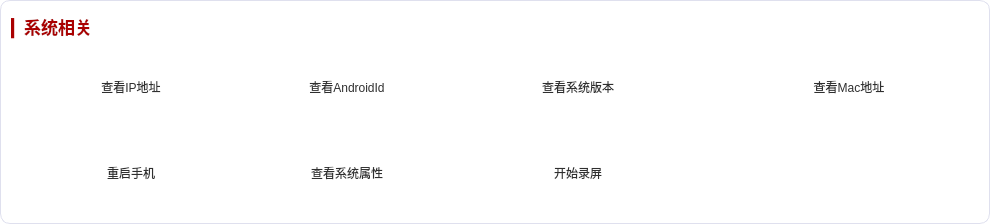
         <widget class="QWidget" name="widget_3" native="true">
          <property name="sizePolicy">
           <sizepolicy hsizetype="Expanding" vsizetype="Expanding">
            <horstretch>0</horstretch>
            <verstretch>0</verstretch>
           </sizepolicy>
          </property>
          <property name="minimumSize">
           <size>
            <width>0</width>
            <height>0</height>
           </size>
          </property>
          <property name="layoutDirection">
           <enum>Qt::LeftToRight</enum>
          </property>
          <property name="autoFillBackground">
           <bool>false</bool>
          </property>
          <property name="styleSheet">
           <string notr="true">QWidget{
	background-color:rgb(255, 255, 255);
	border-radius:10px;
	border: 1px solid rgb(223, 224, 238);
}</string>
          </property>
          <layout class="QGridLayout" name="gridLayout_4">
           <item row="3" column="1">
            <widget class="QToolButton" name="btn_get_android_id">
             <property name="sizePolicy">
              <sizepolicy hsizetype="Expanding" vsizetype="Fixed">
               <horstretch>0</horstretch>
               <verstretch>0</verstretch>
              </sizepolicy>
             </property>
             <property name="minimumSize">
              <size>
               <width>220</width>
               <height>80</height>
              </size>
             </property>
             <property name="styleSheet">
              <string notr="true">QToolButton{
	font: 12pt &quot;楷体&quot;;
	color:rgb(47, 47, 47);
	qproperty-icon:url(:/new/image/image/icon_id.png);
	qproperty-iconSize:50px 50px;
    border: none; 
	border-radius: 10px;
	padding-left:20px;
	margin-left:20px;
}
QToolButton::hover {
	background-color:rgba(171, 171, 171,50);
}
</string>
             </property>
             <property name="text">
              <string>查看AndroidId</string>
             </property>
             <property name="toolButtonStyle">
              <enum>Qt::ToolButtonTextBesideIcon</enum>
             </property>
            </widget>
           </item>
           <item row="3" column="3">
            <widget class="QToolButton" name="btn_get_mac">
             <property name="sizePolicy">
              <sizepolicy hsizetype="Expanding" vsizetype="Fixed">
               <horstretch>0</horstretch>
               <verstretch>0</verstretch>
              </sizepolicy>
             </property>
             <property name="minimumSize">
              <size>
               <width>300</width>
               <height>80</height>
              </size>
             </property>
             <property name="styleSheet">
              <string notr="true">QToolButton{
	font: 12pt &quot;楷体&quot;;
	color:rgb(47, 47, 47);
	qproperty-icon:url(:/new/image/image/icon_mac.png);
	qproperty-iconSize:50px 50px;
    border: none; 
	border-radius: 10px;
	padding-left:20px;
	margin-left:20px;
}
QToolButton::hover {
	background-color:rgba(171, 171, 171,50);
}
</string>
             </property>
             <property name="text">
              <string>查看Mac地址</string>
             </property>
             <property name="toolButtonStyle">
              <enum>Qt::ToolButtonTextBesideIcon</enum>
             </property>
            </widget>
           </item>
           <item row="3" column="0">
            <widget class="QToolButton" name="btn_get_ip">
             <property name="sizePolicy">
              <sizepolicy hsizetype="Expanding" vsizetype="Fixed">
               <horstretch>0</horstretch>
               <verstretch>0</verstretch>
              </sizepolicy>
             </property>
             <property name="minimumSize">
              <size>
               <width>200</width>
               <height>80</height>
              </size>
             </property>
             <property name="styleSheet">
              <string notr="true">QToolButton{
	font: 12pt &quot;楷体&quot;;
	color:rgb(47, 47, 47);
	qproperty-icon:url(:/new/image/image/icon_ip.png);
	qproperty-iconSize:50px 50px;
    border: none; 
	border-radius: 10px;
	padding-left:20px;
	margin-left:20px;
}
QToolButton::hover {
	background-color:rgba(171, 171, 171,50);
}
</string>
             </property>
             <property name="text">
              <string>查看IP地址</string>
             </property>
             <property name="toolButtonStyle">
              <enum>Qt::ToolButtonTextBesideIcon</enum>
             </property>
            </widget>
           </item>
           <item row="5" column="0">
            <widget class="QToolButton" name="btn_restart_phone">
             <property name="sizePolicy">
              <sizepolicy hsizetype="Expanding" vsizetype="Fixed">
               <horstretch>0</horstretch>
               <verstretch>0</verstretch>
              </sizepolicy>
             </property>
             <property name="minimumSize">
              <size>
               <width>200</width>
               <height>80</height>
              </size>
             </property>
             <property name="styleSheet">
              <string notr="true">QToolButton{
	font: 12pt &quot;楷体&quot;;
	color:rgb(47, 47, 47);
	qproperty-icon:url(:/new/image/image/icon_restart.png);
	qproperty-iconSize:50px 50px;
    border: none; 
	border-radius: 10px;
	padding-left:20px;
	margin-left:20px;
}
QToolButton::hover {
	background-color:rgba(171, 171, 171,50);
}
</string>
             </property>
             <property name="text">
              <string>重启手机</string>
             </property>
             <property name="toolButtonStyle">
              <enum>Qt::ToolButtonTextBesideIcon</enum>
             </property>
            </widget>
           </item>
           <item row="5" column="2">
            <widget class="QToolButton" name="btn_start_video">
             <property name="sizePolicy">
              <sizepolicy hsizetype="Expanding" vsizetype="Fixed">
               <horstretch>0</horstretch>
               <verstretch>0</verstretch>
              </sizepolicy>
             </property>
             <property name="minimumSize">
              <size>
               <width>200</width>
               <height>80</height>
              </size>
             </property>
             <property name="styleSheet">
              <string notr="true">QToolButton{
	font: 12pt &quot;楷体&quot;;
	color:rgb(47, 47, 47);
	qproperty-icon:url(:/new/image/image/icon_video_start.png);
	qproperty-iconSize:60px 60px;
    border: none; 
	border-radius: 10px;
	padding-left:20px;
	margin-left:20px;
}
QToolButton::hover {
	background-color:rgba(171, 171, 171,50);
}
</string>
             </property>
             <property name="text">
              <string>开始录屏</string>
             </property>
             <property name="toolButtonStyle">
              <enum>Qt::ToolButtonTextBesideIcon</enum>
             </property>
            </widget>
           </item>
           <item row="3" column="2">
            <widget class="QToolButton" name="btn_get_android_version">
             <property name="sizePolicy">
              <sizepolicy hsizetype="Expanding" vsizetype="Fixed">
               <horstretch>0</horstretch>
               <verstretch>0</verstretch>
              </sizepolicy>
             </property>
             <property name="minimumSize">
              <size>
               <width>230</width>
               <height>80</height>
              </size>
             </property>
             <property name="styleSheet">
              <string notr="true">QToolButton{
	font: 12pt &quot;楷体&quot;;
	color:rgb(47, 47, 47);
	qproperty-icon:url(:/new/image/image/AndroidDeviceDisConnect.png);
	qproperty-iconSize:55px 55px;
    border: none; 
	border-radius: 10px;
	padding-left:20px;
	margin-left:20px;
}
QToolButton::hover {
	background-color:rgba(171, 171, 171,50);
}
</string>
             </property>
             <property name="text">
              <string>查看系统版本</string>
             </property>
             <property name="toolButtonStyle">
              <enum>Qt::ToolButtonTextBesideIcon</enum>
             </property>
            </widget>
           </item>
           <item row="5" column="1">
            <widget class="QToolButton" name="btn_get_sys_info">
             <property name="sizePolicy">
              <sizepolicy hsizetype="Expanding" vsizetype="Fixed">
               <horstretch>0</horstretch>
               <verstretch>0</verstretch>
              </sizepolicy>
             </property>
             <property name="minimumSize">
              <size>
               <width>200</width>
               <height>80</height>
              </size>
             </property>
             <property name="styleSheet">
              <string notr="true">QToolButton{
	font: 12pt &quot;楷体&quot;;
	color:rgb(47, 47, 47);
	qproperty-icon:url(:/new/image/image/icon_info.png);
	qproperty-iconSize:50px 50px;
    border: none; 
	border-radius: 10px;
	padding-left:20px;
	margin-left:20px;
}
QToolButton::hover {
	background-color:rgba(171, 171, 171,50);
}
</string>
             </property>
             <property name="text">
              <string>查看系统属性</string>
             </property>
             <property name="toolButtonStyle">
              <enum>Qt::ToolButtonTextBesideIcon</enum>
             </property>
            </widget>
           </item>
           <item row="1" column="0" colspan="2">
            <widget class="QLabel" name="label_8">
             <property name="sizePolicy">
              <sizepolicy hsizetype="Expanding" vsizetype="Fixed">
               <horstretch>0</horstretch>
               <verstretch>0</verstretch>
              </sizepolicy>
             </property>
             <property name="minimumSize">
              <size>
               <width>0</width>
               <height>30</height>
              </size>
             </property>
             <property name="font">
              <font>
               <family>华文楷体</family>
               <pointsize>13</pointsize>
               <weight>75</weight>
               <italic>false</italic>
               <bold>true</bold>
              </font>
             </property>
             <property name="styleSheet">
              <string notr="true">QLabel{
	font: 13pt &quot;华文楷体&quot;;
	font-weight:bold;
	color:rgb(170, 0, 0);
	border: none;
}</string>
             </property>
             <property name="text">
              <string>▎系统相关</string>
             </property>
            </widget>
           </item>
          </layout>
         </widget>
